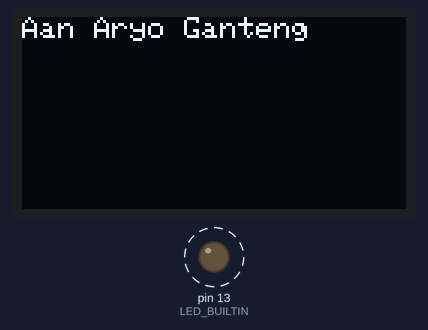
A sketch run on a simulated Arduino Uno, built with avr-gcc and run on an emulated ATmega328P. Parts: 128×64 one-colour display, output pins drawn as LEDs (lit = HIGH). Dashed ring = blinking.

Above: at 0.6 s.
At 9.3 s:
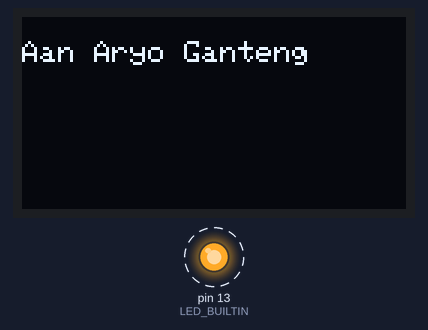
At 20.1 s:
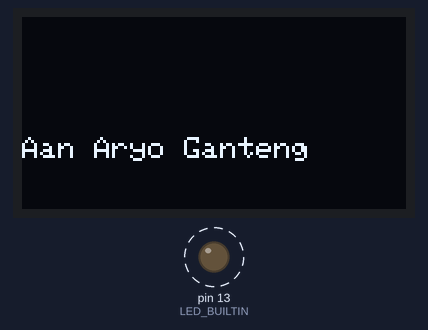
At 39.1 s:
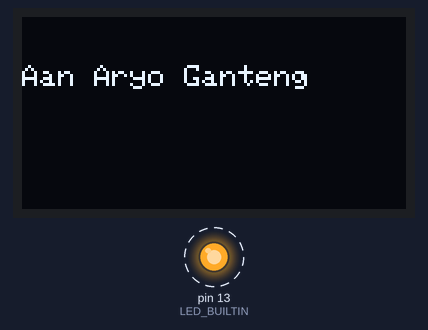
Timing chart, 0 to 40.0 s (numbered marks = the images above):
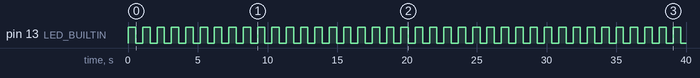

The sketch:

002_PrintOled.ino
```cpp
#include <Wire.h>
#include <Adafruit_SSD1306.h>

#define SCREEN_WIDTH 128
#define SCREEN_HEIGHT 64

Adafruit_SSD1306 display(SCREEN_WIDTH, SCREEN_HEIGHT, &Wire, -1);
int i = 0;

void setup() {
  display.begin(SSD1306_SWITCHCAPVCC, 0x3C);
  display.clearDisplay();
  display.setTextSize(1);
  display.setTextColor(SSD1306_WHITE);
  pinMode(LED_BUILTIN, OUTPUT);
}

void loop() {
  display.clearDisplay();
  digitalWrite(LED_BUILTIN, HIGH);
  delay(500);
  display.setCursor(0, i);
  display.println("Aan Aryo Ganteng");
  display.display();
  digitalWrite(LED_BUILTIN, LOW);
  if (i > 48)
    i = 0;
  i += 8;
  delay(500);
}
```

Measured:
- by itself, pin 13 (LED_BUILTIN): alternates HIGH for 0.53 s and LOW for 0.50 s
- what the display in image 0 shows lasts 1.0 s, from 0.6 s to 1.6 s
